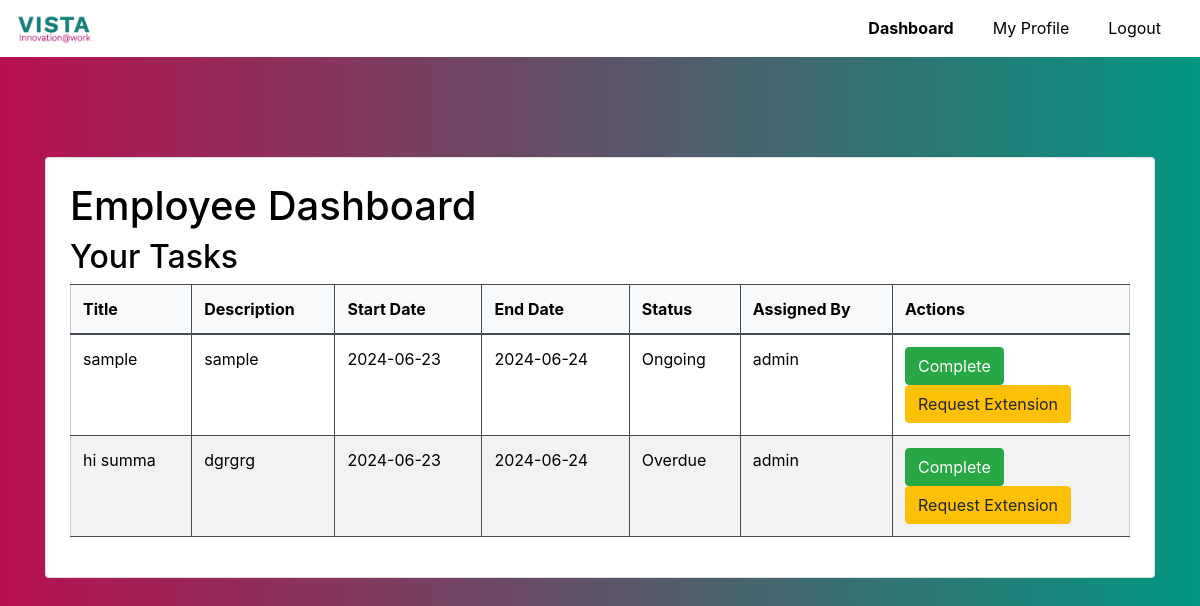
The page /employee/dashboard (signed in) on the database as committed earlier.
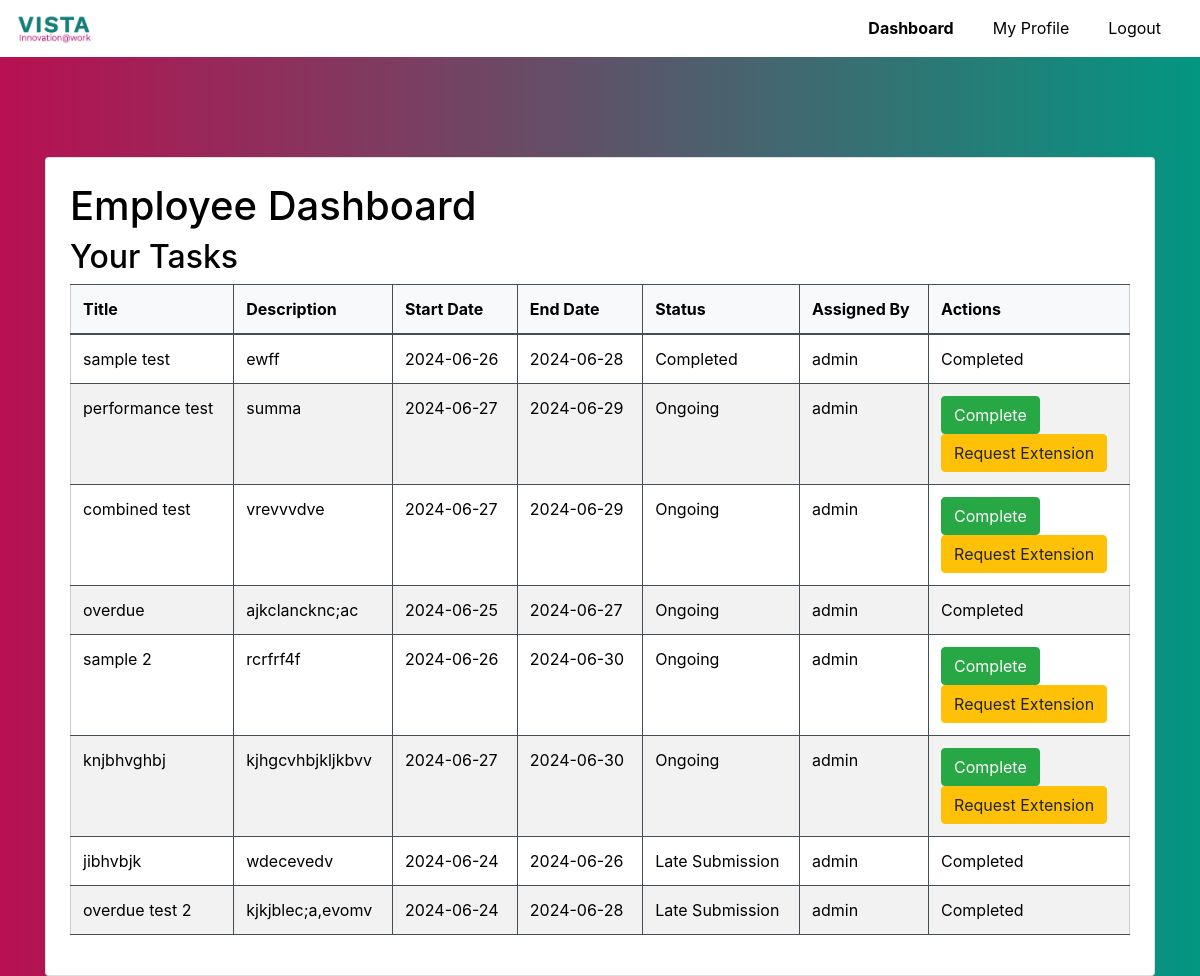
The same page on the database as committed later.
### website/models.py (models this page shows, shortened)
class TaskAssignment(db.Model):
    id = db.Column(db.Integer, primary_key=True)
    user_id = db.Column(db.Integer, db.ForeignKey('user.id', ondelete='CASCADE'), nullable=False)
    task_id = db.Column(db.Integer, db.ForeignKey('task.id', ondelete='CASCADE'), nullable=False)
    completed = db.Column(db.Boolean, default=False)
    completion_date = db.Column(db.Date)
    task = db.relationship('Task', back_populates='assignments')

class Task(db.Model):
    id = db.Column(db.Integer, primary_key=True)
    title = db.Column(db.String(150), nullable=False)
    description = db.Column(db.Text, nullable=False)
    category = db.Column(db.String(100), nullable=False)  # New field for category
    start_date = db.Column(db.Date, nullable=False)
    end_date = db.Column(db.Date, nullable=False)
    status = db.Column(db.String(50), nullable=False, default='Ongoing')
    assigned_by = db.Column(db.Integer, db.ForeignKey('user.id', ondelete='CASCADE'), nullable=False)
    assignments = db.relationship('TaskAssignment', back_populates='task', cascade="all, delete-orphan")
    extension_requests = db.relationship('ExtensionRequest', back_populates='task', cascade="all, delete-orphan")

class User(UserMixin, db.Model):
    id = db.Column(db.Integer, primary_key=True)
    username = db.Column(db.String(150), unique=True, nullable=False)
    password = db.Column(db.String(150), nullable=False)
    role = db.Column(db.String(50), nullable=False)
    email = db.Column(db.String(150), unique=True, nullable=False)
    assigned_tasks = db.relationship('TaskAssignment', backref='assigned_to', lazy=True, cascade="all, delete-orphan")
    tasks_assigned = db.relationship('Task', backref=db.backref('assigned_by_user'), lazy=True)
    extension_requests = db.relationship('ExtensionRequest', back_populates='requesting_user', lazy=True, overlaps="user", cascade="all, delete-orphan")

### website/routes.py (the view)
@main.route('/employee/dashboard')
@login_required
def employee_dashboard():
    if current_user.role != 'employee':
        return redirect(url_for('main.home'))
    tasks = TaskAssignment.query.filter_by(user_id=current_user.id).all()
    return render_template('employee/dashboard.html', tasks=tasks)

### website/templates/employee/dashboard.html (shortened to what this page needs)
{% extends "base.html" %}
{% block navbar %}
<nav class="navbar navbar-expand-lg navbar-dark">
  <a class="navbar-brand" href="#">
    <img src="{{ url_for('static', filename='vista-logo.jpg') }}" alt="TaskManager Logo" height="30">
  </a>
  <div class="collapse navbar-collapse" id="navbarNav">
    <ul class="navbar-nav ml-auto">
      <li class="nav-item active">
        <a class="nav-link" href="{{ url_for('main.employee_dashboard') }}">Dashboard</a>
      </li>
      <li class="nav-item">
        <a class="nav-link" href="{{ url_for('main.my_profile') }}">My Profile</a>
      </li>
      <li class="nav-item">
        <a class="nav-link" href="{{ url_for('auth.logout') }}">Logout</a>
      </li>
    </ul>
  </div>
</nav>
{% endblock %}
{% block content %}
<div class="container" style="margin-top: 100px;">
  <div class="card p-4">
    <h1>Employee Dashboard</h1>
    <h2>Your Tasks</h2>
    <table class="table table-dark">
      <thead>
        <tr>
          <th>Title</th>
          <th>Description</th>
          <th>Start Date</th>
          <th>End Date</th>
          <th>Status</th>
          <th>Assigned By</th>
          <th>Actions</th>
        </tr>
      </thead>
      <tbody>
        {% for task_assignment in tasks %}
        <tr>
          <td>{{ task_assignment.task.title }}</td>
          <td>{{ task_assignment.task.description }}</td>
          <td>{{ task_assignment.task.start_date }}</td>
          <td>{{ task_assignment.task.end_date }}</td>
          <td>{{ task_assignment.task.status }}</td>
          <td>{{ task_assignment.task.assigned_by_user.username }}</td>
          <td>
            {% if not task_assignment.completed %}
            <form method="POST" action="{{ url_for('main.complete_task', task_id=task_assignment.task.id) }}">
              <button type="submit" class="btn btn-success">Complete</button>
            </form>
            <button class="btn btn-warning" data-toggle="modal" data-target="#requestExtensionModal-{{ task_assignment.task.id }}">Request Extension</button>
            {% else %}
            Completed
            {% endif %}
          </td>
        </tr>
        {% endfor %}
      </tbody>
    </table>
  </div>
</div>
{% endblock %}

Rows that differ between the two databases and show on the page:
removed TaskAssignment: task "sample", task.description "sample", task.start_date "2024-06-23", task.end_date "2024-06-24", task.status "Ongoing", task.assigned_by_user.username "admin"
removed TaskAssignment: task "hi summa", task.description "dgrgrg", task.start_date "2024-06-23", task.end_date "2024-06-24", task.status "Overdue", task.assigned_by_user.username "admin"
added TaskAssignment: task "sample test", task.description "ewff", task.start_date "2024-06-26", task.end_date "2024-06-28", task.status "Completed", task.assigned_by_user.username "admin", completed "Completed"
added TaskAssignment: task "performance test", task.description "summa", task.start_date "2024-06-27", task.end_date "2024-06-29", task.status "Ongoing", task.assigned_by_user.username "admin"
added TaskAssignment: task "combined test", task.description "vrevvvdve", task.start_date "2024-06-27", task.end_date "2024-06-29", task.status "Ongoing", task.assigned_by_user.username "admin"
added TaskAssignment: task "overdue", task.description "ajkclancknc;ac", task.start_date "2024-06-25", task.end_date "2024-06-27", task.status "Ongoing", task.assigned_by_user.username "admin", completed "Completed"
added TaskAssignment: task "sample 2", task.description "rcrfrf4f", task.start_date "2024-06-26", task.end_date "2024-06-30", task.status "Ongoing", task.assigned_by_user.username "admin"
added TaskAssignment: task "knjbhvghbj", task.description "kjhgcvhbjkljkbvv", task.start_date "2024-06-27", task.end_date "2024-06-30", task.status "Ongoing", task.assigned_by_user.username "admin"
added TaskAssignment: task "jibhvbjk", task.description "wdecevedv", task.start_date "2024-06-24", task.end_date "2024-06-26", task.status "Late Submission", task.assigned_by_user.username "admin", completed "Completed"
added TaskAssignment: task "overdue test 2", task.description "kjkjblec;a,evomv", task.start_date "2024-06-24", task.end_date "2024-06-28", task.status "Late Submission", task.assigned_by_user.username "admin", completed "Completed"
